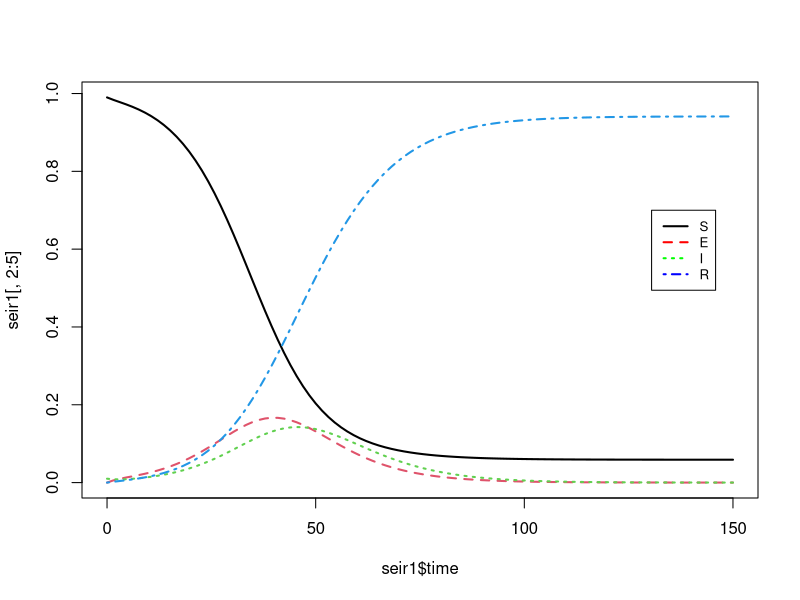

This chart was generated by the following R code:
#####################################
##  SEIR functions
##  Vanja Dukic, April 9, 2020
#####################################


############ Basic SEIR ODE function

seir <- function(t,x,parms)
{
  S <- x["S"]
  E <- x["E"]
  I <- x["I"]
  R <- x["R"]
  with(as.list(c(parms)),{
    ds <- -b*I*S
    de <- b*I*S - a*E
    di <- a*E - r*I
    dr <- r*I
    der <- c(ds,de,di,dr)
    list(der)
  })
}

###################### SEIR Solver function

SEIR.determ <- function(parms, initial, time.window, ntime){
  require(deSolve)
  times <- seq(time.window[1], time.window[2], length=ntime)
  as.data.frame(lsoda(initial, times, seir, parms))
}

### example: run the above model as follows
#
# γ [(95% confidence interval (CI)] to be: 0.154 (95% CI=0.0721-0.238) http://jtd.amegroups.com/article/view/36385/html
# Because the incubation period of the SARS-CoV-2 has been reported to be between 2 to 14 days (2,10,11,12), we chose the midpoint of 7 days
# RctSeries <- c(rep(3,20),rep(2,40),rep(1,30),rep(0.8,10))
Rct = 3
tmax = 150
t.seq <- seq(0,25,.1);
N <-100
parms <- c(b=0.154*Rct,a=1/7,r=0.154);
initial <- c(S=(N-1)/N, E=0/N, I=1/N, R=0/N);
time.window <- c(0, tmax);
ntime = 100

seir1 <- SEIR.determ(parms, initial, time.window,ntime)
seir1[seir1<0]<-0
names(seir1)
# "time" "S"    "E"    "I"    "R"
par(mfrow=c(1,1))
matplot(seir1$time, seir1[,2:5],type = 'l',lwd=2)
legend(tmax*.87,0.7, legend = c("S", "E", "I", "R"),
       col=c("black", "red", "green", "blue"), lty=1:4, lwd=2, cex=0.8)
